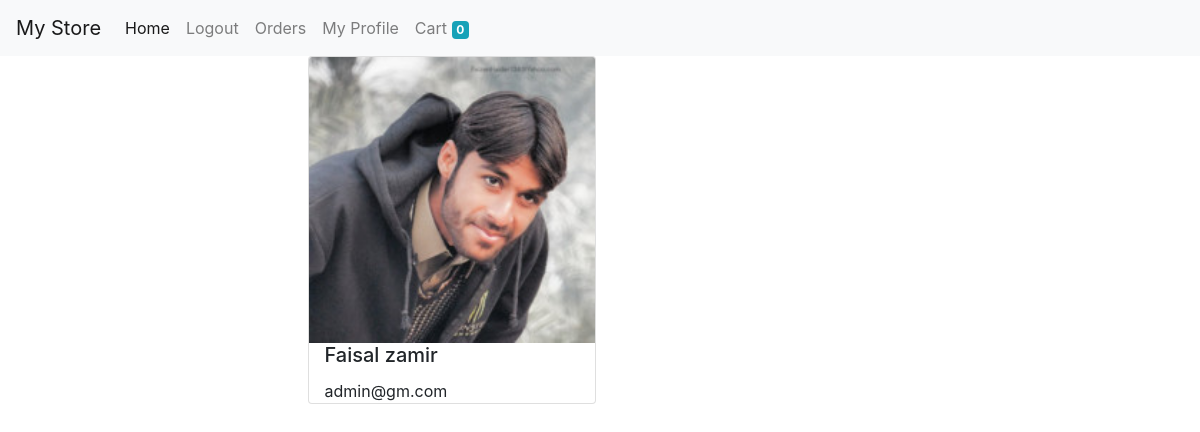
Page /account/profile/ (signed in) on the committed database.
### user/models.py (models this page shows, shortened)
class Profile(models.Model):
    user = models.OneToOneField(to=User, on_delete=models.CASCADE)
    image = models.ImageField(default='default.jpg', upload_to='profile_img')
    phon = models.IntegerField(blank=True, null=True, default="0")
    address = models.CharField(max_length=300, default="None")

### user/views.py (the view)
# urls.py: path('profile/', views.profile, name='profile'),
@login_required
def profile(request):
    user_profile = Profile.objects.get(user_id=request.user.id)
    context = {'user_profile':user_profile}
    return render(request, 'user/profile.html',context)

### user/templates/user/profile.html
{% extends 'store/base.html' %}
{% block content %}
<div class="card" style="width: 18rem;">
    <img class="card-img-top" src="{{ user_profile.image.url }}" alt="Card image cap">
    <h5 class="card-title ml-3">{{ user_profile.user.first_name}} {{ user_profile.user.last_name}}</h5>
    <p class="card-text ml-3">{{ user_profile.user.email}}</p>
  </div>
{% endblock content %}

### rows in the picture
Profile: image (placeholder picture), user.first_name "Faisal", user.last_name "zamir", user.email "admin@gm.com"

### other values in the picture
{{ request.session.cart.keys|length }} "0"
